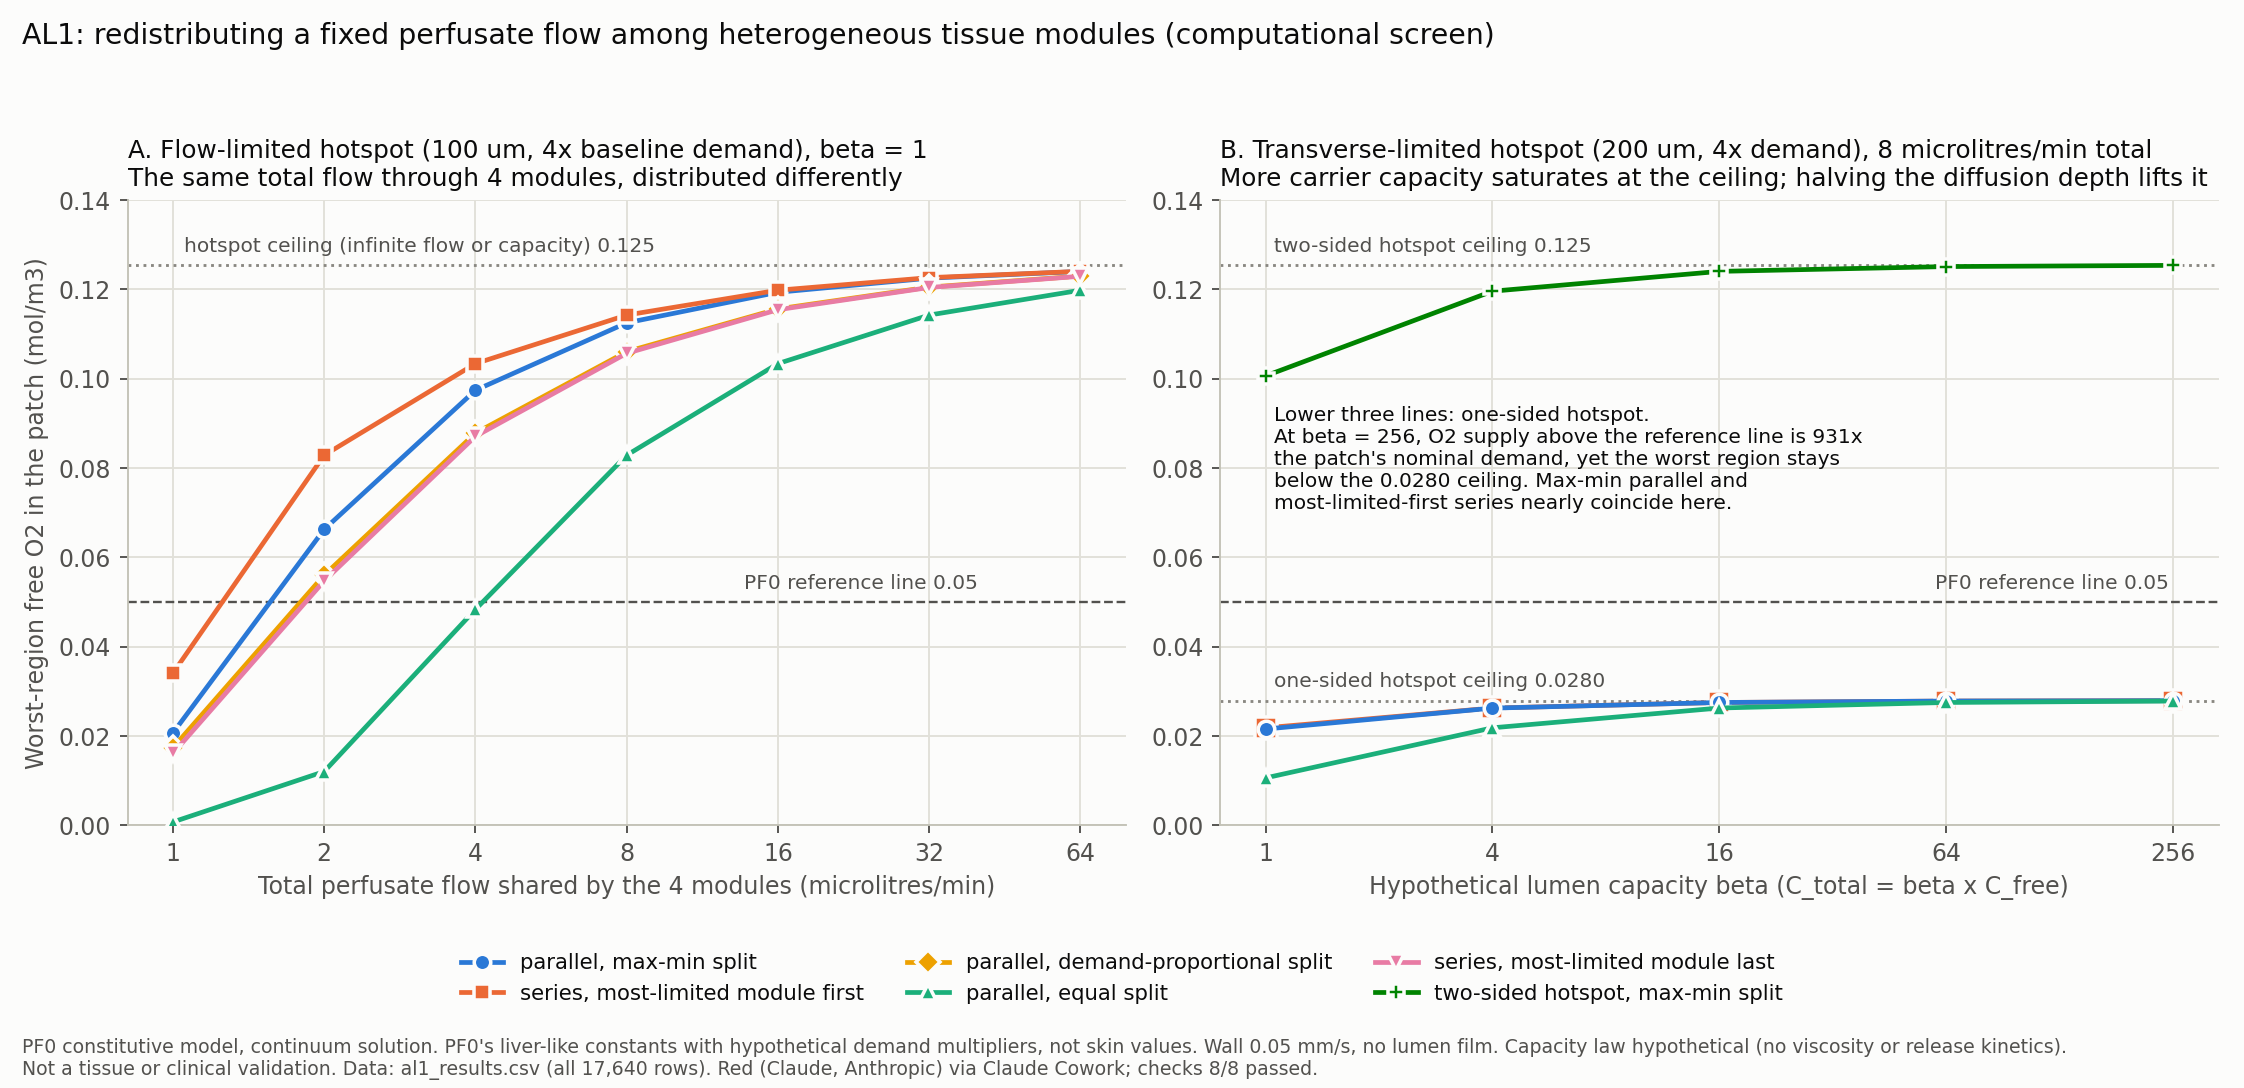

The script that saved this image:
#!/usr/bin/env python3
"""al1_figure.py - the single summary figure for AL1, drawn only from the frozen run's
al1_results.csv and al1_summary.json. Refuses to overwrite al1_figure.png.

The Stage, research/cowork_local. Author: Red (Claude, Anthropic) via Claude Cowork, 2026-10-15.
Usage:  python -B research/cowork_local/al1_figure.py
"""
import csv
import json
import sys
from pathlib import Path

import matplotlib

matplotlib.use("Agg")
import matplotlib.pyplot as plt  # noqa: E402

HERE = Path(__file__).resolve().parent
OUT = HERE / "al1_figure.png"

INK, INK2, MUTED, GRID, AXIS, SURFACE = "#0b0b0b", "#52514e", "#898781", "#e1e0d9", "#c3c2b7", "#fcfcfb"
# Fixed categorical order (validated palette slots 1-6); colour follows the arrangement in both panels.
STYLE = {
    "parallel_maxmin": ("#2a78d6", "o", "parallel, max-min split"),
    "series_limited_first": ("#eb6834", "s", "series, most-limited module first"),
    "parallel_uniform": ("#1baf7a", "^", "parallel, equal split"),
    "parallel_demand_prop": ("#eda100", "D", "parallel, demand-proportional split"),
    "series_limited_last": ("#e87ba4", "v", "series, most-limited module last"),
    "two_sided_maxmin": ("#008300", "P", "two-sided hotspot, max-min split"),
}


def main():
    if OUT.exists():
        sys.exit("al1_figure.png exists; preserved. Use a new version name.")
    rows = list(csv.DictReader((HERE / "al1_results.csv").open(encoding="utf-8")))
    summary = json.loads((HERE / "al1_summary.json").read_text(encoding="utf-8"))
    cfg = json.loads((HERE / "al1_config.json").read_text(encoding="utf-8"))
    ref = cfg["reference_parameters"]["reference_line_mol_m3"]

    def pick(geometry, r, depth_um, transfer, arrangement, beta=None, flow=None):
        out = []
        for x in rows:
            if (x["geometry"] == geometry and int(x["hotspot_demand_ratio_r"]) == r and float(x["hotspot_depth_um"]) == depth_um
                    and x["transfer"] == transfer and x["arrangement"] == arrangement
                    and (beta is None or int(x["beta"]) == beta) and (flow is None or float(x["total_flow_uL_min"]) == flow)):
                out.append(x)
        return out

    plt.rcParams.update({"font.family": "DejaVu Sans", "font.size": 10, "axes.edgecolor": AXIS, "axes.labelcolor": INK2,
                         "xtick.color": INK2, "ytick.color": INK2, "axes.titlecolor": INK})
    fig, axes = plt.subplots(1, 2, figsize=(13.2, 6.4), facecolor=SURFACE)
    for ax in axes:
        ax.set_facecolor(SURFACE)
        ax.grid(True, color=GRID, lw=0.8, ls="-")
        ax.set_axisbelow(True)
        for side in ["top", "right"]:
            ax.spines[side].set_visible(False)
        ax.set_xscale("log", base=2)
        ax.set_ylim(0, 0.14)

    # Panel A: flow-limited hotspot (100 um, 1x PF0 demand), beta = 1
    pa = cfg["figure_panels"]["A"]
    ax = axes[0]
    depth_a = pa["hotspot_depth_m"] * 1e6
    ceiling_a = None
    for arr in ["parallel_maxmin", "series_limited_first", "parallel_demand_prop", "parallel_uniform", "series_limited_last"]:
        sel = sorted(pick(pa["geometry"], pa["hotspot_demand_ratio_r"], depth_a, pa["transfer"], arr, beta=pa["beta"]),
                     key=lambda x: float(x["total_flow_uL_min"]))
        xs = [float(x["total_flow_uL_min"]) for x in sel]
        ys = [float(x["worst_min_mol_m3"]) for x in sel]
        ceiling_a = float(sel[0]["min_ceiling_mol_m3"])
        color, marker, label = STYLE[arr]
        ax.plot(xs, ys, color=color, lw=2, marker=marker, ms=7, mec=SURFACE, mew=1.5, label=label, zorder=3)
    ax.axhline(ceiling_a, color=MUTED, lw=1.2, ls=":", zorder=2)
    ax.text(1.05, ceiling_a + 0.003, "hotspot ceiling (infinite flow or capacity) %.3f" % ceiling_a, color=INK2, fontsize=8.5)
    ax.axhline(ref, color=INK2, lw=1.0, ls="--", zorder=2)
    ax.text(40, ref + 0.003, "PF0 reference line %.2f" % ref, color=INK2, fontsize=8.5, ha="right")
    ax.set_xticks([1, 2, 4, 8, 16, 32, 64])
    ax.set_xticklabels(["1", "2", "4", "8", "16", "32", "64"])
    ax.set_xlabel("Total perfusate flow shared by the 4 modules (microlitres/min)")
    ax.set_ylabel("Worst-region free O2 in the patch (mol/m3)")
    ax.set_title("A. Flow-limited hotspot (100 um, 4x baseline demand), beta = 1\n"
                 "The same total flow through 4 modules, distributed differently", fontsize=10.5, loc="left")

    # Panel B: transverse-limited hotspot (200 um), fixed total flow, vary hypothetical capacity
    pb = cfg["figure_panels"]["B"]
    ax = axes[1]
    depth_b = pb["hotspot_depth_m"] * 1e6
    flow_b = float(pb["total_flow_uL_min"])
    lines = [("base", "parallel_maxmin", "parallel_maxmin"), ("base", "series_limited_first", "series_limited_first"),
             ("base", "parallel_uniform", "parallel_uniform"), ("two_sided_hotspot", "parallel_maxmin", "two_sided_maxmin")]
    ceilings = {}
    for geometry, arr, key in lines:
        sel = sorted(pick(geometry, pb["hotspot_demand_ratio_r"], depth_b, pb["transfer"], arr, flow=flow_b),
                     key=lambda x: int(x["beta"]))
        xs = [int(x["beta"]) for x in sel]
        ys = [float(x["worst_min_mol_m3"]) for x in sel]
        ceilings[geometry] = float(sel[0]["min_ceiling_mol_m3"])
        color, marker, label = STYLE[key]
        big = key == "series_limited_first"
        ax.plot(xs, ys, color=color, lw=2, marker=marker, ms=9 if big else 7, mec=SURFACE, mew=1.5, label=label,
                zorder=3 if big else 4)
    ax.axhline(ceilings["base"], color=MUTED, lw=1.2, ls=":", zorder=2)
    ax.text(1.05, ceilings["base"] + 0.003, "one-sided hotspot ceiling %.4f" % ceilings["base"], color=INK2, fontsize=8.5)
    ax.axhline(ceilings["two_sided_hotspot"], color=MUTED, lw=1.2, ls=":", zorder=2)
    ax.text(1.05, ceilings["two_sided_hotspot"] + 0.003, "two-sided hotspot ceiling %.3f" % ceilings["two_sided_hotspot"],
            color=INK2, fontsize=8.5)
    ax.axhline(ref, color=INK2, lw=1.0, ls="--", zorder=2)
    ax.text(250, ref + 0.003, "PF0 reference line %.2f" % ref, color=INK2, fontsize=8.5, ha="right")
    sup = {int(x["beta"]): float(x["global_supply_ratio"])
           for x in pick("base", pb["hotspot_demand_ratio_r"], depth_b, pb["transfer"], "parallel_maxmin", flow=flow_b)}
    ax.text(1.05, 0.094, "Lower three lines: one-sided hotspot.\n"
            "At beta = 256, O2 supply above the reference line is %.0fx\n"
            "the patch's nominal demand, yet the worst region stays\n"
            "below the %.4f ceiling. Max-min parallel and\n"
            "most-limited-first series nearly coincide here." % (sup[256], ceilings["base"]),
            fontsize=8.5, color=INK, va="top")
    ax.set_xticks([1, 4, 16, 64, 256])
    ax.set_xticklabels(["1", "4", "16", "64", "256"])
    ax.set_xlabel("Hypothetical lumen capacity beta (C_total = beta x C_free)")
    ax.set_title("B. Transverse-limited hotspot (200 um, 4x demand), %g microlitres/min total\n"
                 "More carrier capacity saturates at the ceiling; halving the diffusion depth lifts it" % flow_b,
                 fontsize=10.5, loc="left")
    handles, labels = [], []
    for a in axes:
        for h_, l_ in zip(*a.get_legend_handles_labels()):
            if l_ not in labels:
                handles.append(h_)
                labels.append(l_)
    fig.legend(handles, labels, loc="lower center", ncol=3, fontsize=9, frameon=False, labelcolor=INK,
               bbox_to_anchor=(0.5, 0.06))

    fig.suptitle("AL1: redistributing a fixed perfusate flow among heterogeneous tissue modules (computational screen)",
                 fontsize=12, color=INK, x=0.01, ha="left")
    fig.text(0.01, 0.012, "PF0 constitutive model, continuum solution. PF0's liver-like constants with hypothetical demand "
             "multipliers, not skin values. Wall 0.05 mm/s, no lumen film. Capacity law hypothetical (no viscosity or "
             "release kinetics).\nNot a tissue or clinical validation. Data: al1_results.csv (all 17,640 rows). "
             "Red (Claude, Anthropic) via Claude Cowork; checks %d/%d passed." % (summary["check_pass_count"], summary["check_count"]),
             fontsize=8, color=INK2)
    fig.tight_layout(rect=[0, 0.15, 1, 0.95])
    fig.savefig(OUT, dpi=170, facecolor=SURFACE)
    print("wrote", OUT.name)


if __name__ == "__main__":
    main()
